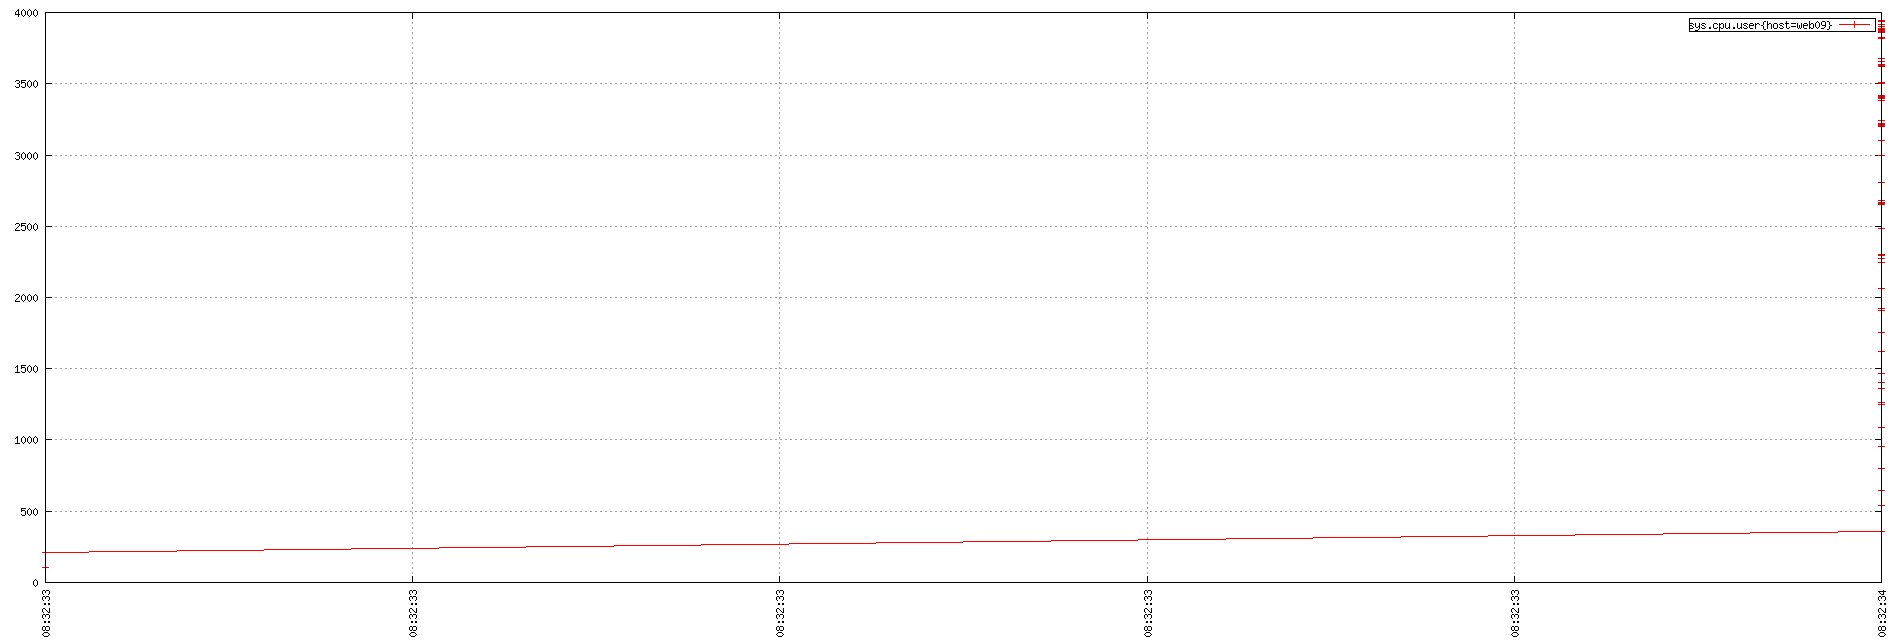

Write the gnuplot code that produced this figure.
set term png small size 1900,644
set xdata time
set timefmt "%s"
if (GPVAL_VERSION < 4.6) set xtics rotate; else set xtics rotate right
set output "${TMPDIR-'tmp'}/tsd/f65df0ab.png"
set xrange ["1673771553":"1673771554"]
set format x "%H:%M:%S"
set grid
set style data linespoint
set key right box
set yrange [0:]
plot  "${TMPDIR-'tmp'}/tsd/f65df0ab_0.dat" using 1:2 title "sys.cpu.user{host=web09}"
